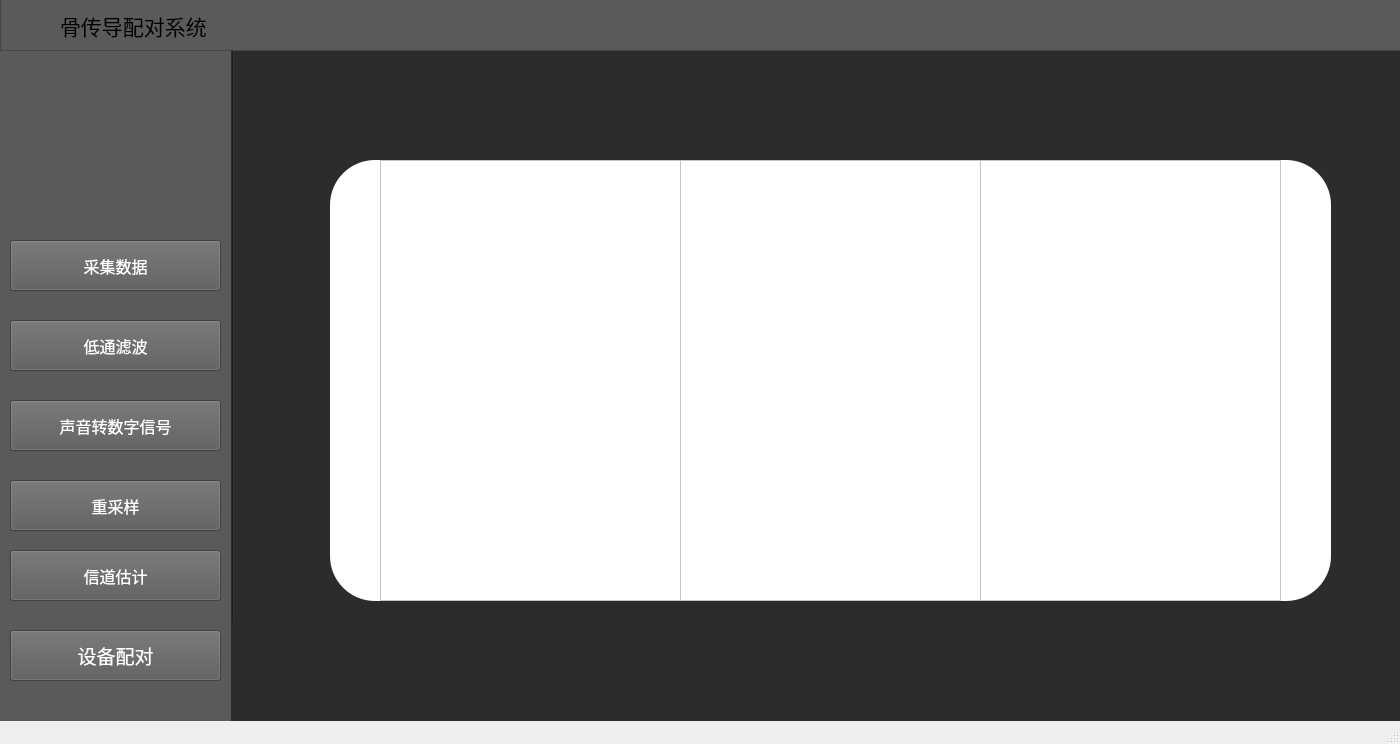
<?xml version="1.0" encoding="UTF-8"?>
<ui version="4.0">
 <class>MainWindow</class>
 <widget class="QMainWindow" name="MainWindow">
  <property name="geometry">
   <rect>
    <x>0</x>
    <y>0</y>
    <width>1400</width>
    <height>744</height>
   </rect>
  </property>
  <property name="windowTitle">
   <string>骨传导配对系统</string>
  </property>
  <property name="tabShape">
   <enum>QTabWidget::Triangular</enum>
  </property>
  <widget class="QWidget" name="centralwidget">
   <widget class="QStackedWidget" name="stackedWidget">
    <property name="geometry">
     <rect>
      <x>0</x>
      <y>50</y>
      <width>231</width>
      <height>671</height>
     </rect>
    </property>
    <property name="autoFillBackground">
     <bool>false</bool>
    </property>
    <property name="styleSheet">
     <string notr="true">background-color: rgb(122, 122, 122);
background-color: rgb(90, 90, 90);


</string>
    </property>
    <widget class="QWidget" name="stackedWidgetPage1">
     <widget class="QPushButton" name="pairingButton_4">
      <property name="geometry">
       <rect>
        <x>10</x>
        <y>580</y>
        <width>211</width>
        <height>51</height>
       </rect>
      </property>
      <property name="font">
       <font>
        <family>Agency FB</family>
        <pointsize>14</pointsize>
       </font>
      </property>
      <property name="styleSheet">
       <string notr="true">background-color: rgb(255, 255, 255);
color: rgb(255, 255, 255);
background-color: rgb(90, 90, 90);</string>
      </property>
      <property name="text">
       <string>设备配对</string>
      </property>
      <property name="icon">
       <iconset resource="images.qrc">
        <normaloff>:/images/pairing.png</normaloff>:/images/pairing.png</iconset>
      </property>
      <property name="iconSize">
       <size>
        <width>60</width>
        <height>60</height>
       </size>
      </property>
     </widget>
     <widget class="QPushButton" name="estimationButton_5">
      <property name="geometry">
       <rect>
        <x>10</x>
        <y>500</y>
        <width>211</width>
        <height>51</height>
       </rect>
      </property>
      <property name="font">
       <font>
        <family>Agency FB</family>
        <pointsize>12</pointsize>
       </font>
      </property>
      <property name="styleSheet">
       <string notr="true">background-color: rgb(255, 255, 255);
color: rgb(255, 255, 255);
background-color: rgb(90, 90, 90);</string>
      </property>
      <property name="text">
       <string>信道估计</string>
      </property>
      <property name="icon">
       <iconset resource="images.qrc">
        <normaloff>:/images/analyse.png</normaloff>:/images/analyse.png</iconset>
      </property>
      <property name="iconSize">
       <size>
        <width>30</width>
        <height>30</height>
       </size>
      </property>
     </widget>
     <widget class="QPushButton" name="ResamplingButton_3">
      <property name="geometry">
       <rect>
        <x>10</x>
        <y>430</y>
        <width>211</width>
        <height>51</height>
       </rect>
      </property>
      <property name="font">
       <font>
        <family>Agency FB</family>
        <pointsize>12</pointsize>
       </font>
      </property>
      <property name="styleSheet">
       <string notr="true">background-color: rgb(255, 255, 255);
color: rgb(255, 255, 255);
background-color: rgb(90, 90, 90);</string>
      </property>
      <property name="text">
       <string>重采样</string>
      </property>
      <property name="icon">
       <iconset resource="images.qrc">
        <normaloff>:/images/resampliing.png</normaloff>:/images/resampliing.png</iconset>
      </property>
      <property name="iconSize">
       <size>
        <width>30</width>
        <height>30</height>
       </size>
      </property>
     </widget>
     <widget class="QPushButton" name="filteringButton_2">
      <property name="geometry">
       <rect>
        <x>10</x>
        <y>270</y>
        <width>211</width>
        <height>51</height>
       </rect>
      </property>
      <property name="font">
       <font>
        <family>Agency FB</family>
        <pointsize>12</pointsize>
       </font>
      </property>
      <property name="styleSheet">
       <string notr="true">background-color: rgb(90, 90, 90);
color: rgb(255, 255, 255);
</string>
      </property>
      <property name="text">
       <string>低通滤波</string>
      </property>
      <property name="icon">
       <iconset resource="images.qrc">
        <normaloff>:/images/filter.png</normaloff>:/images/filter.png</iconset>
      </property>
      <property name="iconSize">
       <size>
        <width>30</width>
        <height>30</height>
       </size>
      </property>
     </widget>
     <widget class="QPushButton" name="samplingButton">
      <property name="geometry">
       <rect>
        <x>10</x>
        <y>350</y>
        <width>211</width>
        <height>51</height>
       </rect>
      </property>
      <property name="font">
       <font>
        <family>Agency FB</family>
        <pointsize>12</pointsize>
       </font>
      </property>
      <property name="styleSheet">
       <string notr="true">background-color: rgb(90, 90, 90);
color: rgb(255, 255, 255);
</string>
      </property>
      <property name="text">
       <string>声音转数字信号</string>
      </property>
      <property name="icon">
       <iconset resource="images.qrc">
        <normaloff>:/images/song.png</normaloff>:/images/song.png</iconset>
      </property>
      <property name="iconSize">
       <size>
        <width>40</width>
        <height>40</height>
       </size>
      </property>
     </widget>
     <widget class="Line" name="line_2">
      <property name="geometry">
       <rect>
        <x>0</x>
        <y>-10</y>
        <width>1261</width>
        <height>20</height>
       </rect>
      </property>
      <property name="orientation">
       <enum>Qt::Horizontal</enum>
      </property>
     </widget>
     <widget class="QLabel" name="label">
      <property name="geometry">
       <rect>
        <x>30</x>
        <y>20</y>
        <width>151</width>
        <height>121</height>
       </rect>
      </property>
      <property name="styleSheet">
       <string notr="true">image: url(:/images/safe.png);</string>
      </property>
      <property name="text">
       <string/>
      </property>
     </widget>
     <widget class="QPushButton" name="gatherpushButton">
      <property name="geometry">
       <rect>
        <x>10</x>
        <y>190</y>
        <width>211</width>
        <height>51</height>
       </rect>
      </property>
      <property name="font">
       <font>
        <family>Agency FB</family>
        <pointsize>12</pointsize>
       </font>
      </property>
      <property name="styleSheet">
       <string notr="true">color: rgb(255, 255, 255);
</string>
      </property>
      <property name="text">
       <string>采集数据</string>
      </property>
      <property name="icon">
       <iconset resource="images.qrc">
        <normaloff>:/images/data.png</normaloff>:/images/data.png</iconset>
      </property>
      <property name="iconSize">
       <size>
        <width>30</width>
        <height>30</height>
       </size>
      </property>
     </widget>
    </widget>
   </widget>
   <widget class="QWidget" name="widget" native="true">
    <property name="geometry">
     <rect>
      <x>230</x>
      <y>0</y>
      <width>1221</width>
      <height>721</height>
     </rect>
    </property>
    <property name="styleSheet">
     <string notr="true">background-color: rgb(44, 44, 44);
</string>
    </property>
    <widget class="QLabel" name="label_3">
     <property name="geometry">
      <rect>
       <x>100</x>
       <y>160</y>
       <width>1001</width>
       <height>441</height>
      </rect>
     </property>
     <property name="styleSheet">
      <string notr="true">background-color: rgb(255, 255, 255);
border-top-left-radius :45px;
border-bottom-left-radius :45px;
border-top-right-radius :45px;
border-bottom-right-radius :45px;</string>
     </property>
     <property name="text">
      <string/>
     </property>
    </widget>
    <widget class="Line" name="line">
     <property name="geometry">
      <rect>
       <x>-12</x>
       <y>-70</y>
       <width>31</width>
       <height>691</height>
      </rect>
     </property>
     <property name="styleSheet">
      <string notr="true">color: rgb(90, 90, 90);</string>
     </property>
     <property name="orientation">
      <enum>Qt::Vertical</enum>
     </property>
    </widget>
    <widget class="QTextEdit" name="dataTextEdit">
     <property name="geometry">
      <rect>
       <x>150</x>
       <y>160</y>
       <width>901</width>
       <height>441</height>
      </rect>
     </property>
     <property name="styleSheet">
      <string notr="true">background-color: rgb(255, 255, 255);
</string>
     </property>
    </widget>
    <widget class="QTextEdit" name="pairtextEdit">
     <property name="geometry">
      <rect>
       <x>450</x>
       <y>160</y>
       <width>301</width>
       <height>441</height>
      </rect>
     </property>
     <property name="styleSheet">
      <string notr="true">background-color: rgb(255, 255, 255);
font: 13pt &quot;宋体&quot;;
</string>
     </property>
    </widget>
   </widget>
   <widget class="QListView" name="listView">
    <property name="geometry">
     <rect>
      <x>0</x>
      <y>-10</y>
      <width>1401</width>
      <height>61</height>
     </rect>
    </property>
    <property name="styleSheet">
     <string notr="true">background-color: rgb(90, 90, 90);
</string>
    </property>
   </widget>
   <widget class="QLabel" name="label_2">
    <property name="geometry">
     <rect>
      <x>-10</x>
      <y>0</y>
      <width>91</width>
      <height>51</height>
     </rect>
    </property>
    <property name="styleSheet">
     <string notr="true">image: url(:/images/system.png);</string>
    </property>
    <property name="text">
     <string/>
    </property>
   </widget>
   <widget class="QLabel" name="label_5">
    <property name="geometry">
     <rect>
      <x>60</x>
      <y>10</y>
      <width>451</width>
      <height>31</height>
     </rect>
    </property>
    <property name="font">
     <font>
      <family>微软雅黑</family>
      <pointsize>16</pointsize>
      <weight>50</weight>
      <bold>false</bold>
     </font>
    </property>
    <property name="styleSheet">
     <string notr="true">color: rgb(0, 0, 0);</string>
    </property>
    <property name="text">
     <string>骨传导配对系统</string>
    </property>
   </widget>
   <zorder>widget</zorder>
   <zorder>stackedWidget</zorder>
   <zorder>listView</zorder>
   <zorder>label_2</zorder>
   <zorder>label_5</zorder>
  </widget>
  <widget class="QStatusBar" name="statusbar"/>
 </widget>
 <resources>
  <include location="images.qrc"/>
 </resources>
 <connections/>
</ui>
